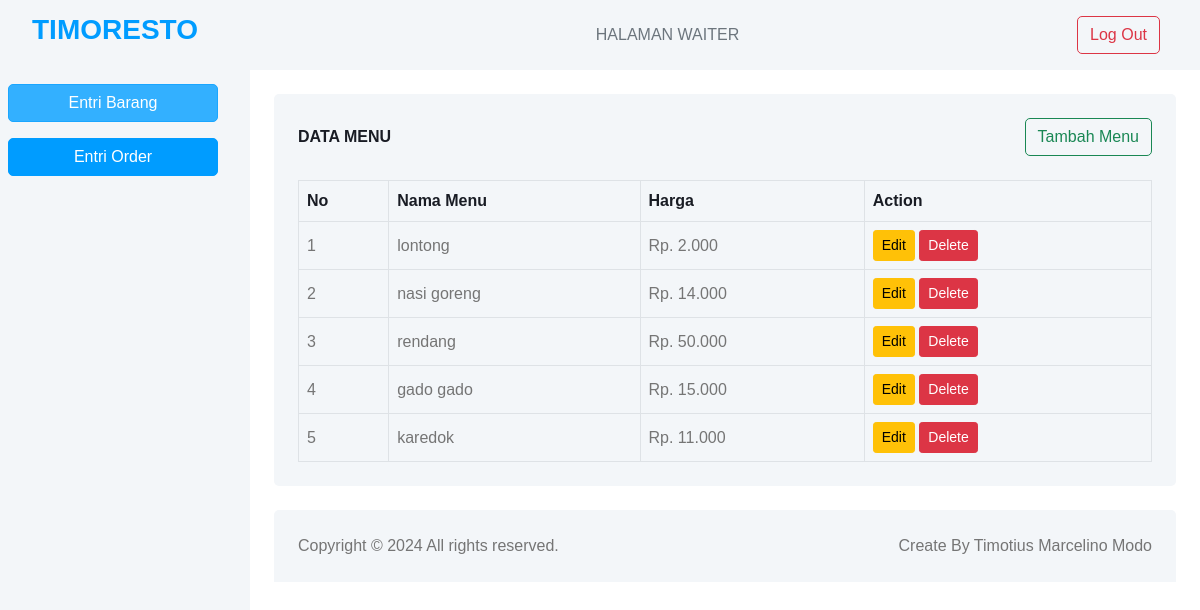
/waiter/waiter.php, run on the app's committed database.
### tables this page shows
CREATE TABLE `menu` (
  `idMenu` int NOT NULL,
  `namaMenu` varchar(255) NOT NULL,
  `harga` int NOT NULL
);

### waiter/waiter.php (the view, shortened to what this page needs)
<!DOCTYPE html>
<html lang="en">
<head>
    <link href="../css/bootstrap.min.css" rel="stylesheet">
    <link href="../css/style.css" rel="stylesheet">
</head>
<body>
    <div class="sidebar pe-4 pb-3">
        <nav class="navbar bg-light navbar-light">
            <a class="navbar-brand mx-4 mb-3">
                <h3 class="text-primary"><i class=" me-2"></i>TIMORESTO</h3>
            </a>
            <div class="navbar-nav w-100">
                <a href="waiter.php" class="btn btn-primary m-2 active">Entri Barang</a>
                <a href="order.php" class="btn btn-primary m-2 " >Entri Order</a>
            </div>
        </nav>
    </div>
    <div class="content">
        <nav class="navbar navbar-expand bg-light navbar-light sticky-top px-4 py-0">
            <span class="d-none d-lg-inline-flex ms-auto text-secondary">HALAMAN WAITER</span>
            <div class="navbar-nav align-items-center ms-auto">
                <div>
                    <a href="../index.php">
                        <div class="m-3">
                            <button class="d-none d-lg-inline-flex ms-auto btn btn-outline-danger">Log Out</button>
                        </div>
                    </a>
                </div>
            </div>
        </nav>
        <div class="container-fluid pt-4 px-4">
            <div class="bg-light text-center rounded p-4">
                <div class="d-flex align-items-center justify-content-between mb-4">
                    <h6 class="mb-0">DATA MENU</h6>
                    <a href="tambahMenu.php" class="btn btn-outline-success">Tambah Menu</a>
                </div>
                <div class="table-responsive">
                    <table class="table text-start align-middle table-bordered table-hover mb-0">
                        <thead>
                            <tr class="text-dark">
                                <th scope="col">No</th>
                                <th scope="col">Nama Menu</th>
                                <th scope="col">Harga</th>
                                <th scope="col">Action</th>
                            </tr>
                        </thead>
                        <tbody>
                            <?php
                            include '../koneksi.php';
                            $query = "SELECT * FROM menu";
                            $result = $koneksi->query($query);
                            if ($result && $result->num_rows > 0) {
                                $no = 1;
                                while ($row = $result->fetch_assoc()) {
                            ?>
                                    <tr>
                                        <td><?php echo $no++; ?></td>
                                        <td><?php echo $row['namaMenu']; ?></td>
                                        <td>Rp. <?php echo number_format($row['harga'], 0, ',', '.'); ?></td>
                                        <td>
                                        <button type="button" class="btn btn-warning btn-sm edit-btn" onclick="window.location.href='editMenu.php?idMenu=<?php echo $row['idMenu']; ?>'">Edit</button>
                                            <button type="button" class="btn btn-danger btn-sm" data-bs-toggle="modal" data-bs-target="#hapusModal<?php echo $row['idMenu']; ?>">Delete</button>
                                        </td>
                                    </tr>
                            <?php
                                }
                            } else {
                                echo "<tr><td colspan='4'>Tidak ada data yang tersedia</td></tr>";
                            }
                            ?>
                        </tbody>
                    </table>
                </div>
            </div>
        </div>
       <div class="container-fluid pt-4 px-4">
            <div class="bg-light rounded-top p-4">
                <div class="row">
                <div class="col-12 col-sm-6 text-center text-sm-start">
                            Copyright © 2024 All rights reserved.
                        </div>
                        <div class="col-12 col-sm-6 text-center text-sm-end">
                            Create By Timotius Marcelino Modo
                        </div>
                    </div>
                </div>
            </div>
        </div>
</body>
</html>

### css/style.css (style rules this page uses)
:root { --primary: #009CFF; --light: #F3F6F9; --dark: #191C24; }
.btn { transition: .5s; }
.btn.btn-primary { color: #FFFFFF; }
.sidebar { position: fixed; top: 0; left: 0; bottom: 0; width: 250px; height: 100vh; overflow-y: auto; background: var(--light); transition: 0.5s; z-index: 999; }
.content { margin-left: 250px; min-height: 100vh; background: #FFFFFF; transition: 0.5s; }
@media (min-width: 992px) { .sidebar { margin-left: 0; } }
@media (min-width: 992px) { .content { width: calc(100% - 250px); } }

### data on the page
menu: namaMenu "lontong", harga "2.000"
menu: namaMenu "nasi goreng", harga "14.000"
menu: namaMenu "rendang", harga "50.000"
menu: namaMenu "gado gado", harga "15.000"
menu: namaMenu "karedok", harga "11.000"
